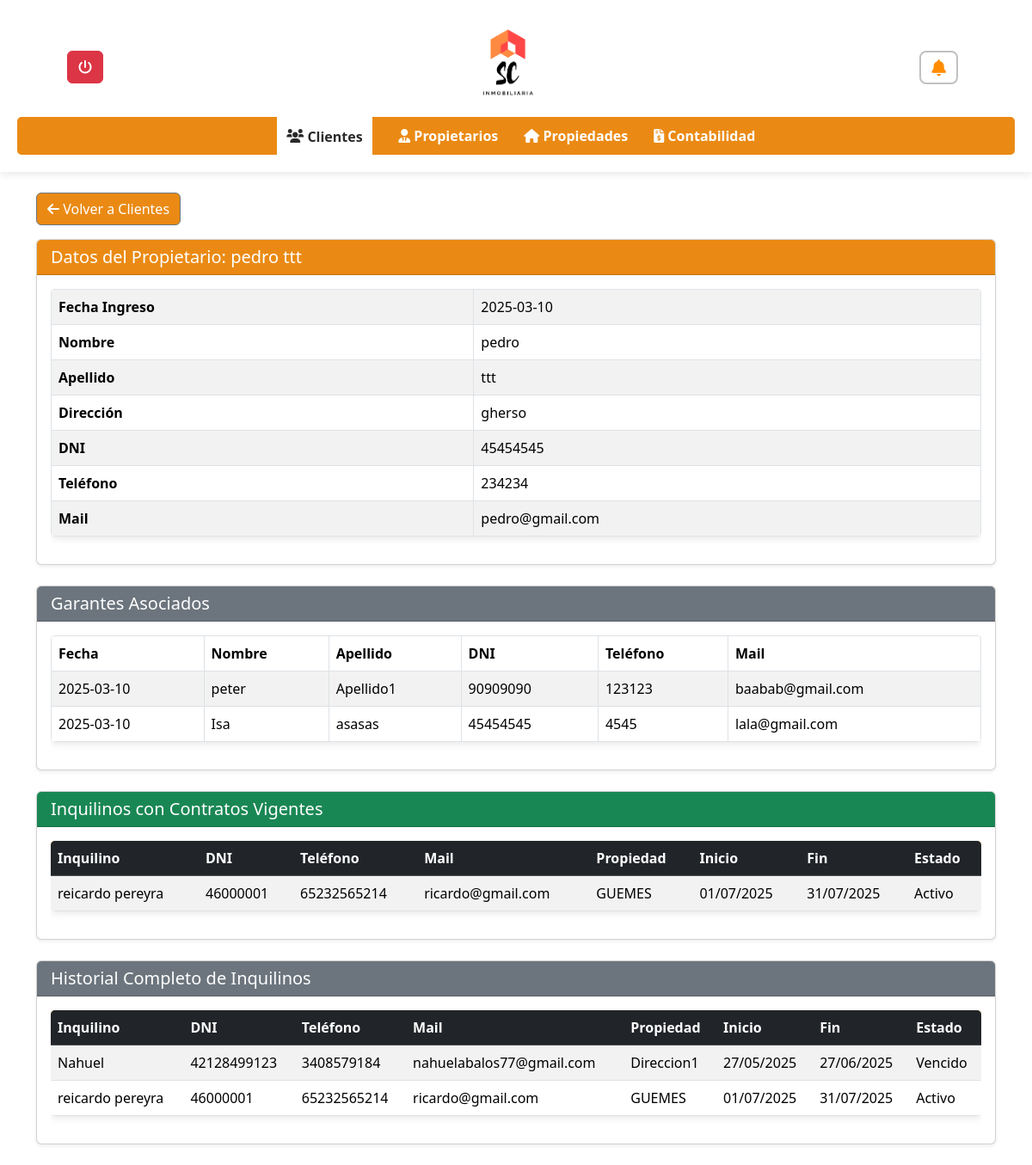
The page /inmobiliaria/ver_clientes.php?id=10 (signed in) on the database its author committed.
### tables this page shows
CREATE TABLE `clientes` (
  `ClienteID` int(11) NOT NULL,
  `Fecha` date NOT NULL,
  `Nombre` varchar(50) NOT NULL,
  `Apellido` varchar(50) NOT NULL,
  `Direccion` varchar(100) NOT NULL,
  `DNI` varchar(20) NOT NULL,
  `DireccionPersonal` varchar(100) DEFAULT NULL,
  `Telefono` varchar(20) DEFAULT NULL,
  `Mail` varchar(100) DEFAULT NULL,
  `estado` enum('activo','inactivo') DEFAULT 'activo'
);

CREATE TABLE `garantes` (
  `GaranteID` int(11) NOT NULL,
  `Fecha` date NOT NULL,
  `Nombre` varchar(50) NOT NULL,
  `Apellido` varchar(50) NOT NULL,
  `Direccion` varchar(100) NOT NULL,
  `DNI` varchar(20) NOT NULL,
  `DireccionPersonal` varchar(100) DEFAULT NULL,
  `Telefono` varchar(20) DEFAULT NULL,
  `Mail` varchar(100) DEFAULT NULL,
  `ClienteID` int(11) DEFAULT NULL
);

CREATE TABLE `contratos` (
  `ContratoID` int(11) NOT NULL,
  `ClienteID` int(11) NOT NULL,
  `InquilinoID` int(11) NOT NULL,
  `PropiedadID` int(11) NOT NULL,
  `GaranteInquilinoID` int(11) DEFAULT NULL,
  `fecha_inicio` date NOT NULL,
  `fecha_fin` date NOT NULL,
  `canon_mensual` decimal(10,2) NOT NULL,
  `deposito` decimal(10,2) DEFAULT 0.00,
  `estado` enum('activo','vencido','rescindido') DEFAULT 'activo',
  `alerta_enviada` tinyint(1) DEFAULT 0,
  `creado_en` timestamp NOT NULL DEFAULT current_timestamp()
);

CREATE TABLE `inquilinos` (
  `InquilinoID` int(11) NOT NULL,
  `Fecha` date DEFAULT NULL,
  `Nombre` varchar(50) NOT NULL,
  `Apellido` varchar(50) NOT NULL,
  `DNI` varchar(20) NOT NULL,
  `Telefono` varchar(20) DEFAULT NULL,
  `Mail` varchar(100) DEFAULT NULL,
  `ClienteID` int(11) DEFAULT NULL,
  `PropiedadID` int(11) DEFAULT NULL
);

CREATE TABLE `propiedades` (
  `PropiedadID` int(11) NOT NULL,
  `Fecha` date NOT NULL,
  `Barrio` varchar(100) NOT NULL,
  `Ciudad` varchar(100) NOT NULL,
  `Direccion` varchar(100) NOT NULL,
  `Nro` varchar(20) DEFAULT NULL,
  `Dominio` varchar(50) DEFAULT NULL,
  `NroPartida` varchar(50) DEFAULT NULL,
  `Estado` enum('Alquilada','En Venta') NOT NULL,
  `ClienteID` int(11) DEFAULT NULL
);

### inmobiliaria/ver_clientes.php (the view, shortened to what this page needs)
<?php
include_once 'conexion.php';
?>
<!DOCTYPE html>
<html lang="es">
<head>
    <link rel="stylesheet" href="https://cdnjs.cloudflare.com/ajax/libs/font-awesome/6.0.0/css/all.min.css">
    <link rel="stylesheet" href="styles.css">
    <link rel="stylesheet" href="notificacion.css">
    <link href="https://cdn.jsdelivr.net/npm/bootstrap@5.3.3/dist/css/bootstrap.min.css" rel="stylesheet">
    </head>
<body>
    <header>
        <div class="header-content">
            <div class="dropdown">
               <a href="../login/logout.php" class="btn btn-danger" title="Cerrar Sesión">
                <i class="fas fa-power-off"></i>
            </a>
            </div>
               <img src="../login/img_login/descarga.png" alt="SC Inmobiliaria" class="logo">
            <div class="notification-wrapper position-relative">
                <button class="notification-button-option1" aria-label="Notificaciones pendientes" id="btnNotificaciones">
                 <i class="fas fa-bell"></i>
                </button>
        </div>
        </div>
        <nav>
            <ul>
                <li><a href="clientes.php"  class="active"><i class="fas fa-users"></i> Clientes</a></li>
                <li><a href="propietarios.php"><i class="fas fa-user-tie"></i> Propietarios</a></li>
                <li><a href="propiedades.php"><i class="fas fa-home"></i> Propiedades</a></li>
                <li><a href="contabilidad.php"><i class="fas fa-file-invoice-dollar"></i> Contabilidad</a></li>
            </ul>
        </nav>
    </header>
    <main class="container mt-4">
        <div class="mb-3">
            <a href="clientes.php" class="btn btn-secondary" style="background: rgba(233, 128, 0, 0.92);"><i class="fas fa-arrow-left"></i> Volver a Clientes</a>
        </div>
        <?php
        try {
            if (isset($_GET['id']) && is_numeric($_GET['id'])) {
                $propietarioID = (int)$_GET['id'];
                $sql_propietario = "SELECT Fecha, Nombre, Apellido, Direccion, DNI, Telefono, Mail FROM clientes WHERE ClienteID = ?";
                $stmt_propietario = $conn->prepare($sql_propietario);
                $stmt_propietario->bind_param("i", $propietarioID);
                $stmt_propietario->execute();
                $result_propietario = $stmt_propietario->get_result();
                if ($result_propietario->num_rows > 0) {
                    $fila_propietario = $result_propietario->fetch_assoc();
                    ?>
                    <div class="card shadow-sm mb-4">
                        <div class="card-header text-white" style="background-color:rgba(233, 128, 0, 0.92);">
                            <h2 class="h5 mb-0">Datos del Propietario: <?php echo htmlspecialchars($fila_propietario['Nombre'] . ' ' . $fila_propietario['Apellido']); ?></h2>
                        </div>
                        <div class="card-body">
                            <div class="table-responsive">
                                <table class="table table-bordered table-striped">
                                    <tbody>
                                        <tr><th>Fecha Ingreso</th>
                                        <td><?php echo htmlspecialchars($fila_propietario['Fecha']); ?></td></tr>
                                        <tr><th>Nombre</th><td><?php echo htmlspecialchars($fila_propietario['Nombre']); ?></td></tr>
                                        <tr><th>Apellido</th><td><?php echo htmlspecialchars($fila_propietario['Apellido']); ?></td></tr>
                                        <tr><th>Dirección</th><td><?php echo htmlspecialchars($fila_propietario['Direccion']); ?></td></tr>
                                        <tr><th>DNI</th><td><?php echo htmlspecialchars($fila_propietario['DNI']); ?></td></tr>
                                        <tr><th>Teléfono</th><td><?php echo htmlspecialchars($fila_propietario['Telefono']); ?></td></tr>
                                        <tr><th>Mail</th><td><?php echo htmlspecialchars($fila_propietario['Mail']); ?></td></tr>
                                    </tbody>
                                </table>
                            </div>
                        </div>
                    </div>
                    <?php
$sql_garantes = "SELECT Nombre, Apellido, DNI, Telefono, Mail, Fecha FROM garantes WHERE ClienteID = ?";
$stmt_garantes = $conn->prepare($sql_garantes);
if ($stmt_garantes) {
    $stmt_garantes->bind_param("i", $propietarioID);
    $stmt_garantes->execute();
    $result_garantes = $stmt_garantes->get_result();
    if ($result_garantes->num_rows > 0) {
        echo '<div class="card shadow-sm mb-4">';
        echo '<div class="card-header bg-secondary text-white">';
        echo '<h5 class="mb-0">Garantes Asociados</h5>';
        echo '</div>';
        echo '<div class="card-body">';
        echo '<div class="table-responsive">';
        echo '<table class="table table-bordered table-striped">';
        echo '<thead><tr><th>Fecha</th><th>Nombre</th><th>Apellido</th><th>DNI</th><th>Teléfono</th><th>Mail</th></tr></thead>';
        echo '<tbody>';
        while ($g = $result_garantes->fetch_assoc()) {
            echo '<tr>';
            echo '<td>' . htmlspecialchars($g['Fecha']) . '</td>';
            echo '<td>' . htmlspecialchars($g['Nombre']) . '</td>';
            echo '<td>' . htmlspecialchars($g['Apellido']) . '</td>';
            echo '<td>' . htmlspecialchars($g['DNI']) . '</td>';
            echo '<td>' . htmlspecialchars($g['Telefono']) . '</td>';
            echo '<td>' . htmlspecialchars($g['Mail']) . '</td>';
            echo '</tr>';
        }
        echo '</tbody></table></div></div></div>';
    } else {
        echo '<div class="alert alert-info">Este propietario no tiene garantes asociados.</div>';
    }
} else {
    echo '<div class="alert alert-danger">Error al cargar los garantes: ' . $conn->error . '</div>';
}
?>
                    <?php
                } else {
                    echo '<div class="alert bg-warning" role="alert">No se encontraron datos del propietario.</div>';
                }
$sql_inquilinos_vig = "
    SELECT
        i.Nombre, i.Apellido, i.DNI, i.Telefono, i.Mail,
        p.Direccion AS DireccionPropiedad,
        c.fecha_inicio,
        c.fecha_fin,
        c.estado
    FROM contratos c
    JOIN inquilinos i ON c.InquilinoID = i.InquilinoID
    JOIN propiedades p ON c.PropiedadID = p.PropiedadID
    WHERE
        c.ClienteID = ?
        AND c.estado = 'activo'
        AND c.fecha_fin >= CURDATE()
";
$stmt = $conn->prepare($sql_inquilinos_vig);
$stmt->bind_param("i", $propietarioID);
$stmt->execute();
$result = $stmt->get_result();
if ($result->num_rows > 0) {
    ?>
    <div class="card shadow-sm mb-4">
        <div class="card-header bg-success text-white">
            <h2 class="h5 mb-0">Inquilinos con Contratos Vigentes</h2>
        </div>
        <div class="card-body">
            <div class="table-responsive">
                <table class="table table-striped table-hover">
                    <thead class="table-dark">
                        <tr>
                            <th>Inquilino</th>
                            <th>DNI</th>
                            <th>Teléfono</th>
                            <th>Mail</th>
                            <th>Propiedad</th>
                            <th>Inicio</th>
                            <th>Fin</th>
                            <th>Estado</th>
                        </tr>
                    </thead>
                    <tbody>
                        <?php while ($i = $result->fetch_assoc()) { ?>
                            <tr>
                                <td><?= htmlspecialchars($i['Nombre'] . ' ' . $i['Apellido']) ?></td>
                                <td><?= htmlspecialchars($i['DNI']) ?></td>
                                <td><?= htmlspecialchars($i['Telefono']) ?></td>
                                <td><?= htmlspecialchars($i['Mail']) ?></td>
                                <td><?= htmlspecialchars($i['DireccionPropiedad']) ?></td>
                                <td><?= date('d/m/Y', strtotime($i['fecha_inicio'])) ?></td>
                                <td><?= date('d/m/Y', strtotime($i['fecha_fin'])) ?></td>
                                <td><?= ucfirst($i['estado']) ?></td>
                            </tr>
                        <?php } ?>
                    </tbody>
                </table>
            </div>
        </div>
    </div>
    <?php
} else {
    echo '<div class="alert alert-warning">No hay inquilinos con contratos vigentes.</div>';
}
$sql_inquilinos_hist = "
    SELECT
        i.Nombre, i.Apellido, i.DNI, i.Telefono, i.Mail,
        p.Direccion AS DireccionPropiedad,
        c.fecha_inicio,
        c.fecha_fin,
        c.estado
    FROM contratos c
    JOIN inquilinos i ON c.InquilinoID = i.InquilinoID
    JOIN propiedades p ON c.PropiedadID = p.PropiedadID
    WHERE c.ClienteID = ?
";
$stmt = $conn->prepare($sql_inquilinos_hist);
$stmt->bind_param("i", $propietarioID);
$stmt->execute();
$result = $stmt->get_result();
if ($result->num_rows > 0) {
    ?>
    <div class="card shadow-sm mb-4">
        <div class="card-header bg-secondary text-white">
            <h2 class="h5 mb-0">Historial Completo de Inquilinos</h2>
        </div>
        <div class="card-body">
            <div class="table-responsive">
                <table class="table table-striped table-hover">
                    <thead class="table-dark">
                        <tr>
                            <th>Inquilino</th>
                            <th>DNI</th>
                            <th>Teléfono</th>
                            <th>Mail</th>
                            <th>Propiedad</th>
                            <th>Inicio</th>
                            <th>Fin</th>
                            <th>Estado</th>
                        </tr>
                    </thead>
                    <tbody>
                        <?php while ($i = $result->fetch_assoc()) { ?>
                            <tr>
                                <td><?= htmlspecialchars($i['Nombre'] . ' ' . $i['Apellido']) ?></td>
                                <td><?= htmlspecialchars($i['DNI']) ?></td>
                                <td><?= htmlspecialchars($i['Telefono']) ?></td>
                                <td><?= htmlspecialchars($i['Mail']) ?></td>
                                <td><?= htmlspecialchars($i['DireccionPropiedad']) ?></td>
                                <td><?= date('d/m/Y', strtotime($i['fecha_inicio'])) ?></td>
                                <td><?= date('d/m/Y', strtotime($i['fecha_fin'])) ?></td>
                                <td><?= ucfirst($i['estado']) ?></td>
                            </tr>
                        <?php } ?>
                    </tbody>
                </table>
            </div>
        </div>
    </div>
    <?php
} else {
    echo '<div class="alert alert-warning">No hay inquilinos históricos registrados.</div>';
}
            } else {
                echo '<div class="alert  bg-warning" role="alert">Error: El ID del propietario no es válido o no se proporcionó.</div>';
            }
        } catch (Exception $e) {
            echo '<div class="alert  bg-warning" role="alert">Ocurrió un error: ' . htmlspecialchars($e->getMessage()) . '</div>';
        } finally {
            if (isset($conn) && $conn) {
                $conn->close();
            }
        }
        ?>
    </main>
</body>
</html>

### inmobiliaria/styles.css (style rules this page uses)
body { font-family: Arial, sans-serif; margin: 0; padding: 0; }
header { background-color: #ffffff; display: flex; flex-direction: column; align-items: center; padding: 20px; box-shadow: 0 2px 10px rgba(0, 0, 0, 0.1); }
.header-content { display: flex; align-items: center; justify-content: space-between; width: 90%; max-width: 1200px; }
.logo { height: 10%; width: 10%; margin-top: 0%; margin-bottom: 12px; align-items: center; }
nav { width: 100%; background-color: rgba(233, 128, 0, 0.92); padding: 10px 0; border-radius: 5px; }
nav ul { list-style: none; display: flex; justify-content: center; padding: 0; margin: 0; }
nav ul li { margin: 0 15px; }
nav ul li a { text-decoration: none; color: white; font-weight: bold; }
nav ul li a.active { background-color: #ffffff; color: rgb(42, 42, 42); padding:11.5px; }
button { cursor: pointer; }
table { width: 90%; max-width: 1200px; margin: auto; background: white; border-collapse: collapse; box-shadow: 0 2px 10px rgba(0, 0, 0, 0.1); border-radius: 5px; overflow: hidden; margin-bottom: 2%; }
thead { background-color: rgba(233, 128, 0, 0.92); color: white; }
th, td { padding: 15px; text-align: left; border-bottom: 1px solid #ddd; }
th { font-weight: bold; }
h2 { color: #333; margin-bottom: 25px; }

### inmobiliaria/notificacion.css (style rules this page uses)
:root { --primary-orange: #FF8C00; --darker-orange: #E07B00; --light-gray-bg: #f8f8f8; --white-panel-bg: #ffffff; --shadow-light: rgba(0, 0, 0, 0.08); --notification-red: #dc3545; --text-dark: #333333; }
.notification-wrapper { position: relative; display: inline-flex; align-items: center; justify-content: center; }
.notification-button-option1 { background: none; border: none; cursor: pointer; padding: 8px; transition: transform 0.2s ease; outline: none; }
.notification-button-option1 i { color: var(--primary-orange); font-size: 1.2em; border: 2px solid rgba(51, 51, 51, 0.3); border-radius: 8px; padding: 8px 12px; transition: background-color 0.3s ease, color 0.3s ease, border-color 0.3s ease; }

### rows shown on the page
clientes: Nombre+Apellido "pedro ttt", Fecha "2025-03-10", Nombre "pedro", Apellido "ttt", Direccion "gherso", DNI "45454545", Telefono "234234", Mail "pedro@gmail.com"
garantes: Fecha "2025-03-10", Nombre "peter", Apellido "Apellido1", DNI "90909090", Telefono "123123", Mail "baabab@gmail.com"
garantes: Fecha "2025-03-10", Nombre "Isa", Apellido "asasas", DNI "45454545", Telefono "4545", Mail "lala@gmail.com"
contratos: InquilinoID.Apellido "reicardo pereyra", InquilinoID.DNI "46000001", InquilinoID.Telefono "65232565214", InquilinoID.Mail "ricardo@gmail.com", PropiedadID.Direccion "GUEMES", fecha_inicio "01/07/2025", fecha_fin "31/07/2025", estado "Activo"
contratos: InquilinoID.Apellido "Nahuel", InquilinoID.DNI "42128499123", InquilinoID.Telefono "3408579184", InquilinoID.Mail "nahuelabalos77@gmail.com", PropiedadID.Direccion "Direccion1", fecha_inicio "27/05/2025", fecha_fin "27/06/2025", estado "Vencido"
